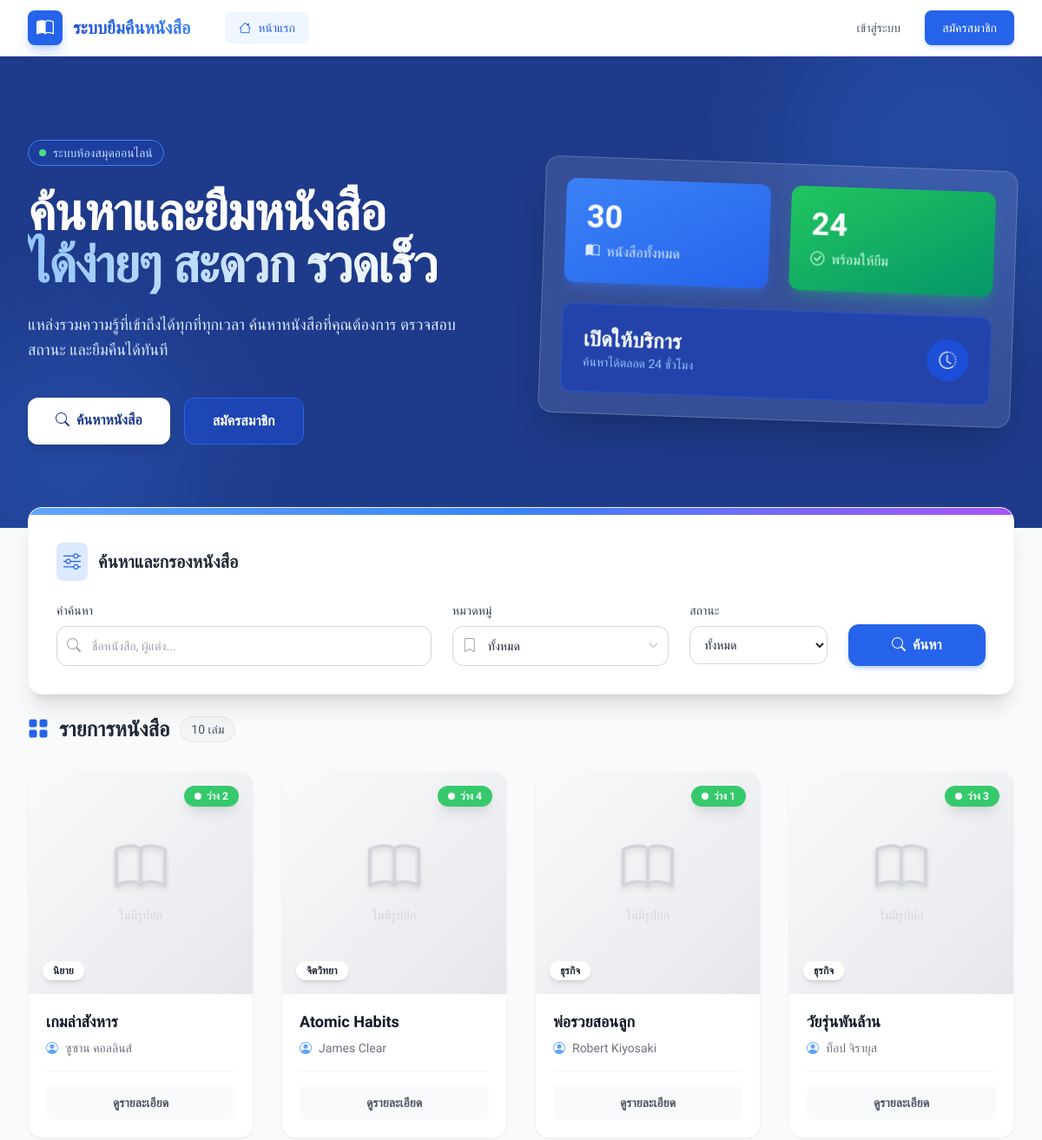
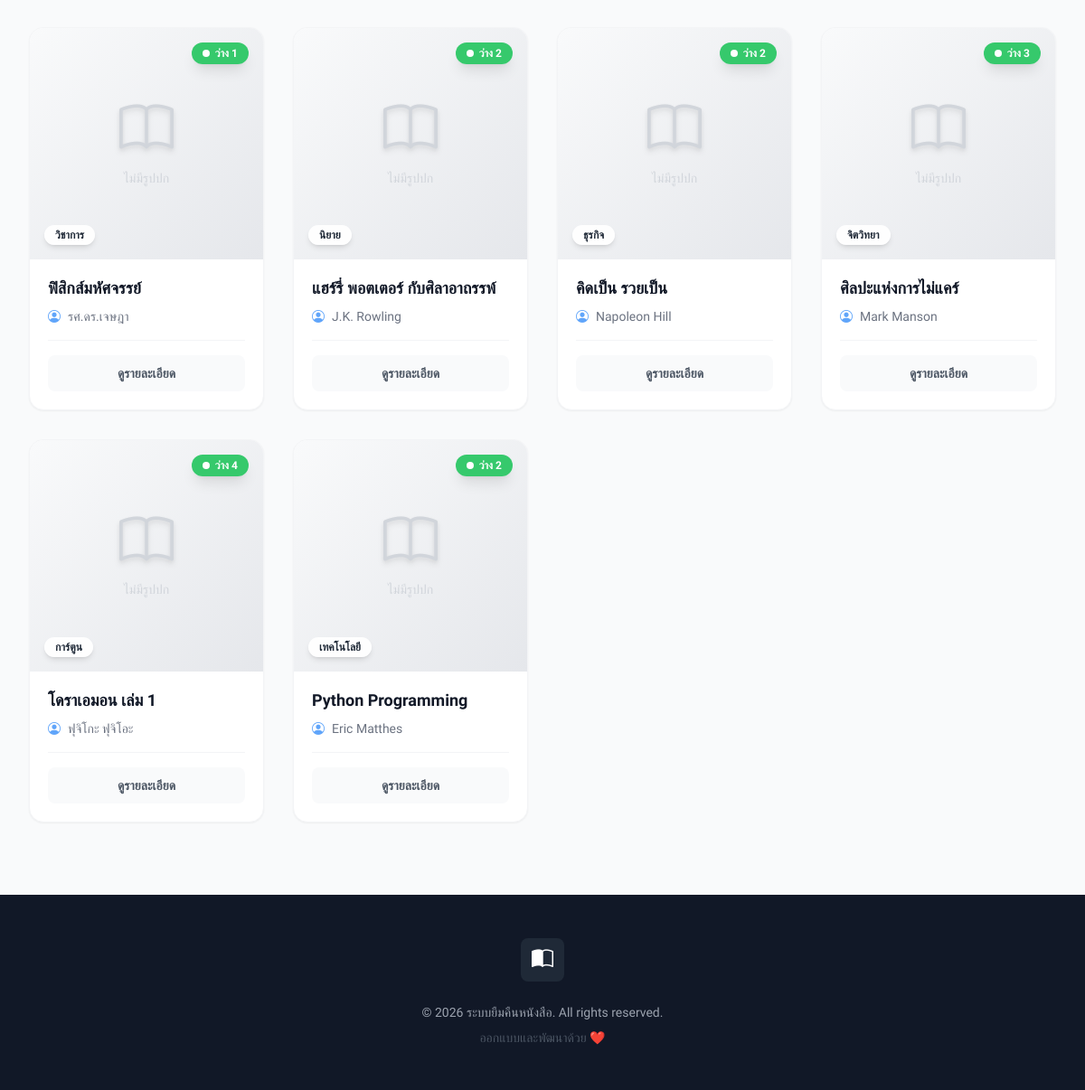
The page / on the database its author committed (2 pictures, top to bottom).
### tables this page shows
CREATE TABLE IF NOT EXISTS `books` (
    `id` INT AUTO_INCREMENT PRIMARY KEY,
    `title` VARCHAR(200) NOT NULL COMMENT 'ชื่อหนังสือ',
    `author` VARCHAR(100) NOT NULL COMMENT 'ผู้แต่ง',
    `isbn` VARCHAR(20) DEFAULT NULL COMMENT 'รหัส ISBN',
    `category_id` INT DEFAULT NULL COMMENT 'หมวดหมู่',
    `description` TEXT DEFAULT NULL COMMENT 'รายละเอียด',
    `cover_image` VARCHAR(255) DEFAULT NULL COMMENT 'ชื่อไฟล์รูปปก',
    `quantity` INT NOT NULL DEFAULT 1 COMMENT 'จำนวนทั้งหมด',
    `available` INT NOT NULL DEFAULT 1 COMMENT 'จำนวนที่ว่าง',
    `is_visible` TINYINT(1) NOT NULL DEFAULT 1 COMMENT 'แสดงให้สาธารณะเห็น',
    `created_at` DATETIME DEFAULT CURRENT_TIMESTAMP,
    `updated_at` DATETIME DEFAULT CURRENT_TIMESTAMP ON UPDATE CURRENT_TIMESTAMP,
    INDEX `idx_available` (`available`),
    INDEX `idx_category` (`category_id`),
    UNIQUE INDEX `uq_isbn` (`isbn`),
    FOREIGN KEY (`category_id`) REFERENCES `categories`(`id`) ON DELETE SET NULL ON UPDATE CASCADE,
    CONSTRAINT `chk_books_available_non_negative` CHECK (`available` >= 0),
    CONSTRAINT `chk_books_quantity_gte_available` CHECK (`quantity` >= `available`)
);

CREATE TABLE IF NOT EXISTS `categories` (
    `id` INT AUTO_INCREMENT PRIMARY KEY,
    `name` VARCHAR(100) NOT NULL UNIQUE COMMENT 'ชื่อหมวดหมู่',
    `created_at` DATETIME DEFAULT CURRENT_TIMESTAMP,
    `updated_at` DATETIME DEFAULT CURRENT_TIMESTAMP ON UPDATE CURRENT_TIMESTAMP
);

### bootstrap.php (called while the page is built, shortened)
<?php
require_once BASE_PATH . '/includes/functions.php';
spl_autoload_register(function (string $class) {
    $map = [
        'App\\Services\\' => BASE_PATH . '/app/Services/',
        'App\\Repositories\\' => BASE_PATH . '/app/Repositories/',
        'App\\Helpers\\' => BASE_PATH . '/app/Helpers/',
    ];
    foreach ($map as $prefix => $dir) {
        if (str_starts_with($class, $prefix)) {
            $relativeClass = substr($class, strlen($prefix));
            $file = $dir . str_replace('\\', '/', $relativeClass) . '.php';
            if (file_exists($file)) {
                return true;
            }
        }
    }
    return false;
});

### app/Services/HomeService.php (called while the page is built, shortened)
<?php
require_once __DIR__ . '/../Repositories/BookRepository.php';
require_once __DIR__ . '/../Repositories/CategoryRepository.php';
require_once __DIR__ . '/../Repositories/ReservationRepository.php';
class HomeService
{
    private PDO $pdo;
    private BookRepository $bookRepo;
    private CategoryRepository $categoryRepo;
    private UserRepository $userRepo;
    private ReservationRepository $reservationRepo;
    public function __construct(PDO $pdo)
    {
        $this->pdo = $pdo;
        $this->bookRepo = new BookRepository($pdo);
        $this->categoryRepo = new CategoryRepository($pdo);
        $this->userRepo = new UserRepository($pdo);
        $this->reservationRepo = new ReservationRepository($pdo);
    }
    public function getBooks(array $filters = []): array
    {
        $this->reservationRepo->markExpiredReservations();
        $bookFilters = [];
        $bookFilters['visible_only'] = true;
        return [
            'books' => $this->bookRepo->findAll($bookFilters),
            'categories' => $this->categoryRepo->findAll()
        ];
    }
    public function getStats(): array
    {
        $this->reservationRepo->markExpiredReservations();
        $pdo = $this->pdo;
        $row = $pdo->query("
            SELECT
                COALESCE(SUM(quantity), 0) as total,
                COALESCE(SUM(available), 0) as available
            FROM books
            WHERE is_visible = 1
        ")->fetch();
        return [
            'total_books' => (int) $row['total'],
            'available_books' => (int) $row['available'],
            'total_members' => $this->userRepo->countMembers()
        ];
    }
}

### app/Repositories/ReservationRepository.php (called while the page is built, shortened)
<?php
class ReservationRepository
{
    private PDO $pdo;
    private bool $expiredMarked = false;
    public function __construct(PDO $pdo)
    {
        $this->pdo = $pdo;
    }
    public function markExpiredReservations(): int
    {
        if ($this->expiredMarked) {
            return 0;
        }
        $this->expiredMarked = true;
        $expiredStmt = $this->pdo->prepare("
            SELECT id, book_id FROM reservations
            WHERE status = 'pending' AND expires_at < NOW()
        ");
        $expiredStmt->execute();
        $expiredList = $expiredStmt->fetchAll();
        $this->pdo->beginTransaction();
        try {
            foreach ($expiredList as $res) {
                $updateStmt = $this->pdo->prepare("
                    UPDATE reservations SET status = 'expired'
                    WHERE id = ? AND status = 'pending'
                ");
                $updateStmt->execute([$res['id']]);
                if ($updateStmt->rowCount() > 0) {
                    $stockStmt = $this->pdo->prepare("
                        UPDATE books SET available = available + 1
                        WHERE id = ? AND available < quantity
                    ");
                    $stockStmt->execute([$res['book_id']]);
                }
            }
            $this->pdo->commit();
            return count($expiredList);
        } catch (\Exception $e) {
            $this->pdo->rollBack();
            return 0;
        }
    }
}

### app/Repositories/BookRepository.php (called while the page is built, shortened)
<?php
class BookRepository
{
    private PDO $pdo;
    public function __construct(PDO $pdo)
    {
        $this->pdo = $pdo;
    }
    public function findAll(array $filters = []): array
    {
        $where = [];
        $params = [];
        if (isset($filters['visible_only']) && $filters['visible_only']) {
            $where[] = "b.is_visible = 1";
        }
        $whereSQL = !empty($where) ? 'WHERE ' . implode(' AND ', $where) : '';
        $orderBy = match ($filters['sort'] ?? 'newest') {
            'oldest' => 'b.created_at ASC',
            'az'     => 'b.title ASC',
            default  => 'b.created_at DESC',
        };
        $stmt = $this->pdo->prepare("
            SELECT b.*, c.name as category_name
            FROM books b
            LEFT JOIN categories c ON b.category_id = c.id
            {$whereSQL}
            ORDER BY {$orderBy}
        ");
        $stmt->execute($params);
        return $stmt->fetchAll();
    }
}

### app/Repositories/CategoryRepository.php (called while the page is built, shortened)
<?php
class CategoryRepository
{
    private PDO $pdo;
    public function __construct(PDO $pdo)
    {
        $this->pdo = $pdo;
    }
    public function findAll(): array
    {
        return $this->pdo->query("
            SELECT * FROM categories ORDER BY name
        ")->fetchAll();
    }
}

### includes/functions.php (called while the page is built, shortened)
<?php
function e(?string $string): string
{
    return htmlspecialchars($string ?? '', ENT_QUOTES, 'UTF-8');
}

### includes/book_grid.php (the view, shortened to what this page needs)
<?php if (empty($books)): ?>
    <div class="bg-white rounded-2xl shadow-sm border border-gray-200 p-16 text-center animate-fade-in-down">
        <div class="w-24 h-24 bg-gray-100 rounded-full flex items-center justify-center mx-auto mb-6 text-gray-400">
            <i class="bi bi-search" style="font-size: 3rem;"></i>
        </div>
        <h4 class="text-2xl font-bold text-gray-800 mb-2">ไม่พบหนังสือที่ค้นหา</h4>
        <p class="text-gray-500">ลองค้นหาด้วยคำอื่น หรือปรับเปลี่ยนตัวกรองของคุณใหม่</p>
    </div>
<?php else: ?>
    <div class="grid grid-cols-1 md:grid-cols-2 lg:grid-cols-4 gap-8">
        <?php foreach ($books as $index => $book): ?>
            <div class="group bg-white rounded-2xl shadow-sm hover:shadow-xl hover:-translate-y-2 transition-all duration-300 border border-gray-100 overflow-hidden flex flex-col h-full animate-fade-in-up" style="animation-delay: <?= $index * 50 ?>ms">
                <div class="relative h-64 overflow-hidden bg-gray-100">
                    <?php if (!empty($book['cover_image'])): ?>
                        <img src="<?= APP_URL ?>/uploads/covers/<?= e($book['cover_image']) ?>"
                            class="w-full h-full object-cover transform group-hover:scale-110 transition-transform duration-500"
                            alt="<?= e($book['title']) ?>">
                    <?php else: ?>
                        <div class="flex flex-col items-center justify-center h-full text-gray-300 bg-gradient-to-br from-gray-50 to-gray-200">
                            <i class="bi bi-book text-6xl mb-3 drop-shadow-md"></i>
                            <span class="text-sm font-medium">ไม่มีรูปปก</span>
                        </div>
                    <?php endif; ?>
                    <div class="absolute top-4 right-4">
                        <?php if ($book['available'] > 0): ?>
                            <span class="px-3 py-1 bg-green-500/90 backdrop-blur-sm text-white text-xs font-bold rounded-full shadow-lg flex items-center">
                                <span class="w-2 h-2 bg-white rounded-full mr-1.5 animate-pulse"></span>
                                ว่าง <?= $book['available'] ?>
                            </span>
                        <?php else: ?>
                            <span class="px-3 py-1 bg-red-500/90 backdrop-blur-sm text-white text-xs font-bold rounded-full shadow-lg">
                                หมด
                            </span>
                        <?php endif; ?>
                    </div>
                    <div class="absolute bottom-4 left-4">
                        <span class="px-3 py-1 bg-white/90 backdrop-blur-md text-gray-800 text-xs font-bold rounded-full shadow-md">
                            <?= e($book['category_name'] ?? 'ไม่ระบุ') ?>
                        </span>
                    </div>
                </div>
                <div class="p-5 flex-1 flex flex-col">
                    <h5 class="text-lg font-bold text-gray-900 mb-2 line-clamp-2 leading-snug group-hover:text-primary-600 transition-colors" title="<?= e($book['title']) ?>">
                        <?= e($book['title']) ?>
                    </h5>
                    <p class="text-sm text-gray-500 mb-4 flex items-center">
                        <i class="bi bi-person-circle mr-2 text-primary-400"></i>
                        <?= e($book['author']) ?>
                    </p>
                    <div class="mt-auto pt-4 border-t border-gray-100">
                        <a href="book.php?id=<?= $book['id'] ?>" class="block w-full py-2.5 rounded-lg bg-gray-50 text-gray-600 text-center text-sm font-semibold hover:bg-primary-600 hover:text-white transition-colors">
                            ดูรายละเอียด
                        </a>
                    </div>
                </div>
            </div>
        <?php endforeach; ?>
    </div>
<?php endif; ?>

### rows shown on the page
books: shows "ไม่มีรูปปก", available "2", category.name "นิยาย", title "เกมล่าสังหาร", author "ซูซาน คอลลินส์"
books: shows "ไม่มีรูปปก", available "4", category.name "จิตวิทยา", title "Atomic Habits", author "James Clear"
books: shows "ไม่มีรูปปก", available "1", category.name "ธุรกิจ", title "พ่อรวยสอนลูก", author "Robert Kiyosaki"
books: shows "ไม่มีรูปปก", available "3", category.name "ธุรกิจ", title "วัยรุ่นพันล้าน", author "ท็อป จิรายุส"
books: shows "ไม่มีรูปปก", available "1", category.name "วิชาการ", title "ฟิสิกส์มหัศจรรย์", author "รศ.ดร.เจษฎา"
books: shows "ไม่มีรูปปก", available "2", category.name "นิยาย", title "แฮร์รี่ พอตเตอร์ กับศิลาอาถรรพ์", author "J.K. Rowling"
books: shows "ไม่มีรูปปก", available "2", category.name "ธุรกิจ", title "คิดเป็น รวยเป็น", author "Napoleon Hill"
books: shows "ไม่มีรูปปก", available "3", category.name "จิตวิทยา", title "ศิลปะแห่งการไม่แคร์", author "Mark Manson"
books: shows "ไม่มีรูปปก", available "4", category.name "การ์ตูน", title "โดราเอมอน เล่ม 1", author "ฟุจิโกะ ฟุจิโอะ"
books: shows "ไม่มีรูปปก", available "2", category.name "เทคโนโลยี", title "Python Programming", author "Eric Matthes"

### other values the page prints
$totalBooks "30"
$availableBooks "24"
count($books) "10"
APP_NAME "ระบบยืมคืนหนังสือ"
